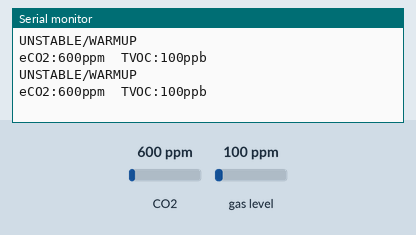
Simulated run of this sketch. Board: Arduino Uno, built with avr-gcc and run on an emulated ATmega328P. On the bench: the last lines printed to the serial monitor. The inputs (shaded band) are chosen by the test bench; at power-on: CO2 600 ppm, gas level 100 ppm.

Above: at 2.8 s.
2.9 s: CO2 set to 452 ppm
At 3.7 s:
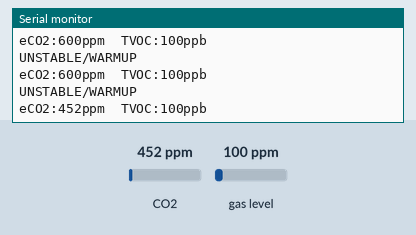
4.4 s: gas level set to 20 ppm
At 5.7 s:
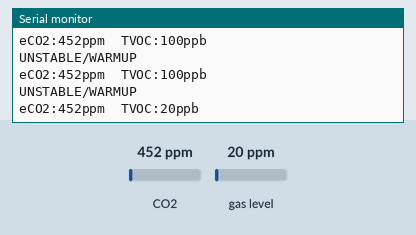
5.9 s: CO2 set to 1050 ppm
At 6.8 s:
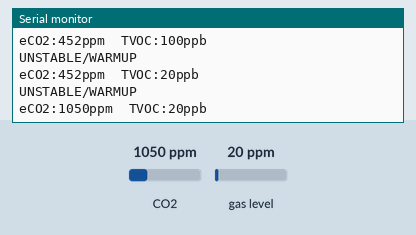
Timing chart, 0 to 8.9 s (numbered marks = the images above; inputs shaded):
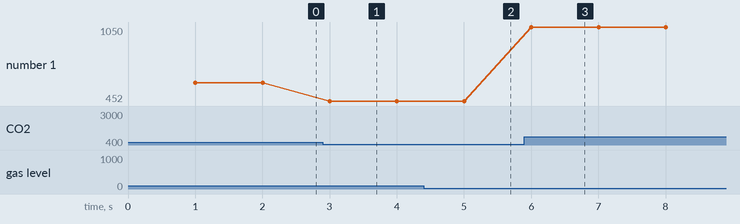

The sketch:

task3.ino
```cpp
// Task 3: Air Quality Monitoring with SGP30


#include <Adafruit_SGP30.h>

// --- Objects ---
Adafruit_SGP30 sgp;

// --- Timing ---
// define sampling interval (1 second)
#define SAMPLE_INTERVAL_MS  1000UL


unsigned long last_sample_ms = 0;

// --- Warm-up ---
// define warm-up duration (15 seconds)
#define WARMUP_INTERVAL_MS 15000UL
// maintain a warm-up state indicator
bool ready = false;

void setup() {
    Serial.begin(115200);
    while (!Serial && millis() < 3000);

    // initialize the sensor and handle initialization failure
    bool initialized = sgp.begin();
    if (!initialized){
        Serial.println("spg initialization failed");
        return;
    }
    // start air quality measurements
    sgp.IAQinit();

    // TODO: record system start time
}

void loop() {
    unsigned long now = millis();

    // implement periodic sampling at 1 Hz using millis()
    // perform a measurement and handle failure cases
    // update warm-up state based on elapsed time
    if (now - last_sample_ms  >= SAMPLE_INTERVAL_MS){
        last_sample_ms = now;
        bool measured = sgp.IAQmeasure();
        ready = now >=  WARMUP_INTERVAL_MS;

        if (!measured) {
            Serial.println("Measurement failed");
        }
        else {
            if (!ready){
                Serial.println("UNSTABLE/WARMUP");
            }
            else {
                Serial.println("Sensor ready");
             }
            // output measurement results
            //       - indicate warm-up vs ready state
            //       - ensure correct formatting for integer values
            Serial.print("eCO2:");
            Serial.print(sgp.eCO2);
            Serial.print("ppm\tTVOC:");
            Serial.print(sgp.TVOC);
            Serial.println("ppb");
        }
    }

}
```

Measured:
- after the input at 2.9 s, the serial monitor: prints a new line after 0.10 s (image 1)
- after the input at 4.4 s, the serial monitor: prints a new line after 0.60 s (image 2)
- after the input at 5.9 s, the serial monitor: prints a new line after 0.10 s (image 3)
- plotted number 1: 600 → 452 after the input at 2.9 s, 452 → 1050 after the input at 5.9 s
